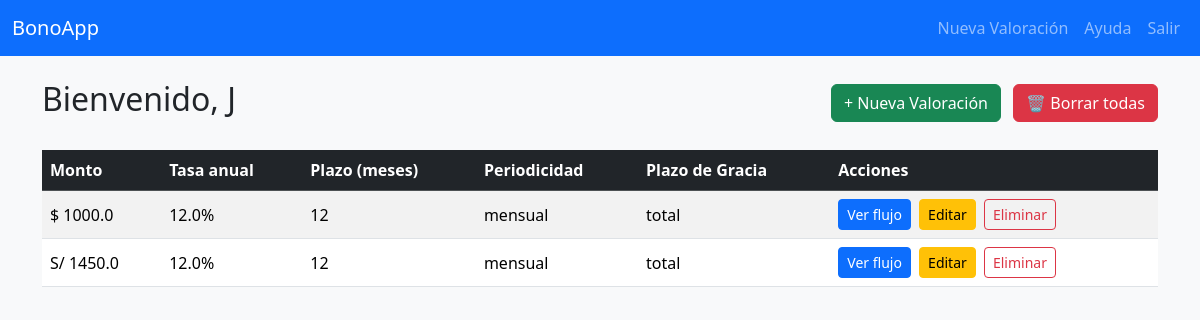
/ (signed in), run on the app's committed database.
### tables this page shows
CREATE TABLE valoracion_bono (
            id_valoracion INTEGER PRIMARY KEY AUTOINCREMENT,
            user_id INTEGER NOT NULL,
            monto_bono REAL NOT NULL,
            tasa_anual REAL NOT NULL,
            plazo_meses INTEGER NOT NULL,
            periodicidad TEXT NOT NULL,
            plazo_gracia TEXT NOT NULL,
            metodo TEXT NOT NULL,
            precio_compra REAL, currency TEXT DEFAULT 'PEN', rate_type TEXT DEFAULT 'efectiva', capitalization INTEGER DEFAULT 12,
            FOREIGN KEY(user_id) REFERENCES users(id)
        );

### app.py (the view)
@app.route("/")
def home():
    if "user_id" not in session:
        return redirect(url_for("login"))
    db = get_db()
    valoraciones = db.execute(
        "SELECT * FROM valoracion_bono WHERE user_id = ?",
        (session["user_id"],)
    ).fetchall()
    return render_template("home.html", valoraciones=valoraciones)

### app.py (called while the page is built)
def get_db():
    if 'db' not in g:
        g.db = sqlite3.connect(DB_PATH)
        g.db.row_factory = sqlite3.Row
    return g.db

### templates/home.html (shortened to what this page needs)
{% extends 'base.html' %}
{% block content %}
<div class="d-flex justify-content-between align-items-center mb-4">
    <h2>Bienvenido, {{ session.user_name }}</h2>
    <div>
      <a class="btn btn-success me-2" href="{{ url_for('new_bono') }}">+ Nueva Valoración</a>
      <form action="{{ url_for('clear_valoraciones') }}" method="post" class="d-inline"
            onsubmit="return confirm('¿Borrar todas tus valoraciones?');">
        <button type="submit" class="btn btn-danger">🗑️ Borrar todas</button>
      </form>
    </div>
  </div>
{% if valoraciones %}
  <div class="table-responsive">
    <table class="table table-striped align-middle">
      <thead class="table-dark">
        <tr>
          <th>Monto</th>
          <th>Tasa anual</th>
          <th>Plazo (meses)</th>
          <th>Periodicidad</th>
          <th>Plazo de Gracia</th>
          <th>Acciones</th>
        </tr>
      </thead>
      <tbody>
      {% for v in valoraciones %}
        {% set symbol = {'PEN':'S/','USD':'$','EUR':'€'}.get(v.currency, v.currency) %}
        <tr>
          <td>{{ symbol }} {{ v.monto_bono }}</td>
          <td>{{ v.tasa_anual }}%</td>
          <td>{{ v.plazo_meses }}</td>
          <td>{{ v.periodicidad }}</td>
          <td>{{ v.plazo_gracia }}</td>
          <td>
            <a class="btn btn-sm btn-primary me-1" href="{{ url_for('bono_flow', id_valoracion=v.id_valoracion) }}">Ver flujo</a>
            <a class="btn btn-sm btn-warning me-1" href="{{ url_for('edit_bono', id_valoracion=v.id_valoracion) }}">Editar</a>
            <form action="{{ url_for('delete_bono', id_valoracion=v.id_valoracion) }}" method="post" class="d-inline" onsubmit="return confirm('¿Eliminar esta valoración?');">
              <button class="btn btn-sm btn-outline-danger">Eliminar</button>
            </form>
          </td>
        </tr>
      {% endfor %}
      </tbody>
    </table>
  </div>
{% else %}
  <p class="text-muted">No tienes valoraciones aún.</p>
{% endif %}
{% endblock %}

### data on the page
valoracion_bono: symbol "$", monto_bono "1000.0", tasa_anual "12.0", plazo_meses "12", periodicidad "mensual", plazo_gracia "total"
valoracion_bono: symbol "S/", monto_bono "1450.0", tasa_anual "12.0", plazo_meses "12", periodicidad "mensual", plazo_gracia "total"

### other printed values
{{ session.user_name }} "J"
